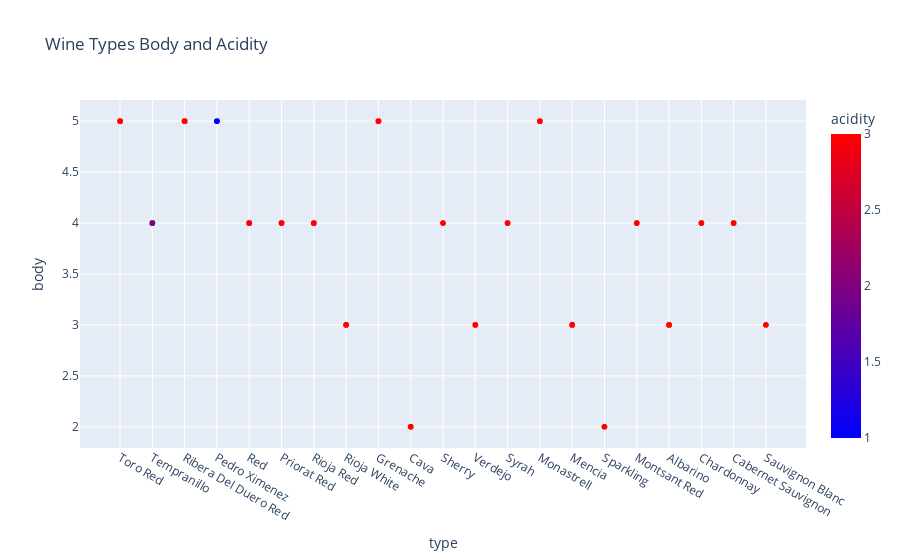

Write notebook code for a chart like this one.
### Markdown cell above
10. I want to show acidity and body of different types of wine

### Code cell
fig = px.scatter(df, x="type", y="body", color="acidity", title="Wine Types Body and Acidity", color_continuous_scale="bluered")
fig.show()

### Figure 1 — Plotly figure (JSON) as saved in the notebook; plotly's stock layout.template omitted (floating-point values rounded to 4 significant figures; data arrays with more than 128 entries replaced by an {"elided": "..."} marker saying what was removed)
{"data": [{"hovertemplate": "type=%{x}<br>body=%{y}<br>acidity=%{marker.color}<extra></extra>", "legendgroup": "", "marker": {"color": {"elided": "6070 int values"}, "coloraxis": "coloraxis", "symbol": "circle"}, "mode": "markers", "name": "", "showlegend": false, "type": "scattergl", "x": {"elided": "6070 str values"}, "xaxis": "x", "y": {"elided": "6070 int values"}, "yaxis": "y"}], "layout": {"coloraxis": {"colorbar": {"title": {"text": "acidity"}}, "colorscale": [[0, "rgb(0,0,255)"], [1, "rgb(255,0,0)"]]}, "legend": {"tracegroupgap": 0}, "title": {"text": "Wine Types Body and Acidity"}, "xaxis": {"anchor": "y", "domain": [0, 1], "title": {"text": "type"}}, "yaxis": {"anchor": "x", "domain": [0, 1], "title": {"text": "body"}}}}
